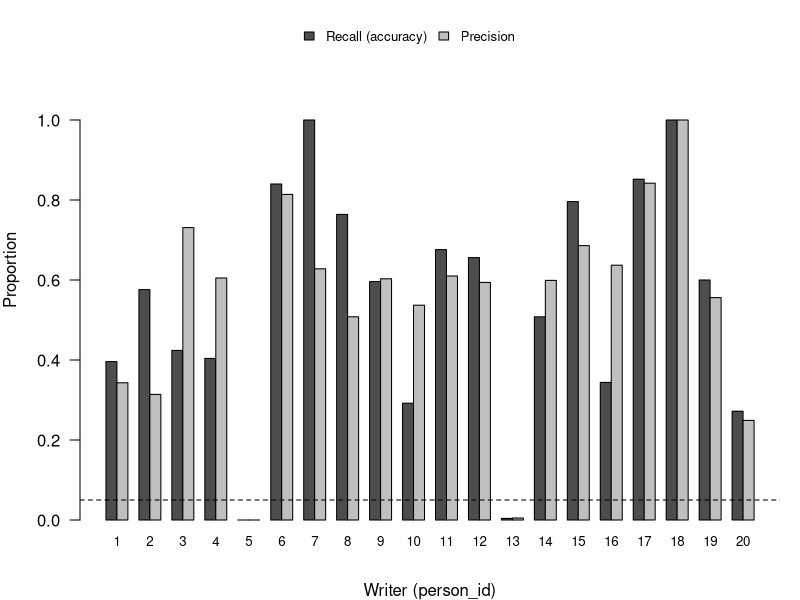

Write the R code that produced this figure.
## ---- chunk 1
#| message: false
#| warning: false
#| include: false
library(knitr)
## ---- chunk 2
#| echo: false
#| fig-width: 8
#| fig-height: 3.6
#| out-width: "100%"
recall    <- c(0.396, 0.576, 0.424, 0.404, 0.000, 0.840, 1.000, 0.764, 0.596, 0.292,
               0.676, 0.656, 0.004, 0.508, 0.796, 0.344, 0.852, 1.000, 0.600, 0.272)
precision <- c(0.343, 0.314, 0.731, 0.605, 0.000, 0.814, 0.628, 0.508, 0.603, 0.537,
               0.610, 0.594, 0.005, 0.599, 0.686, 0.637, 0.842, 1.000, 0.556, 0.249)
par(mar = c(4, 4, 1, 1))
mids <- barplot(rbind(recall, precision), beside = TRUE, names.arg = rep("", 20),
                col = c("grey30", "grey75"), ylim = c(0, 1.25), yaxt = "n",
                xlab = "Writer (person_id)", ylab = "Proportion")
axis(1, at = colMeans(mids), labels = 1:20, tick = FALSE, cex.axis = 0.8, line = -0.5)
axis(2, at = seq(0, 1, 0.2), las = 1)
abline(h = 0.05, lty = 2)
legend("top", c("Recall (accuracy)", "Precision"), fill = c("grey30", "grey75"),
       bty = "n", horiz = TRUE, cex = 0.8)
